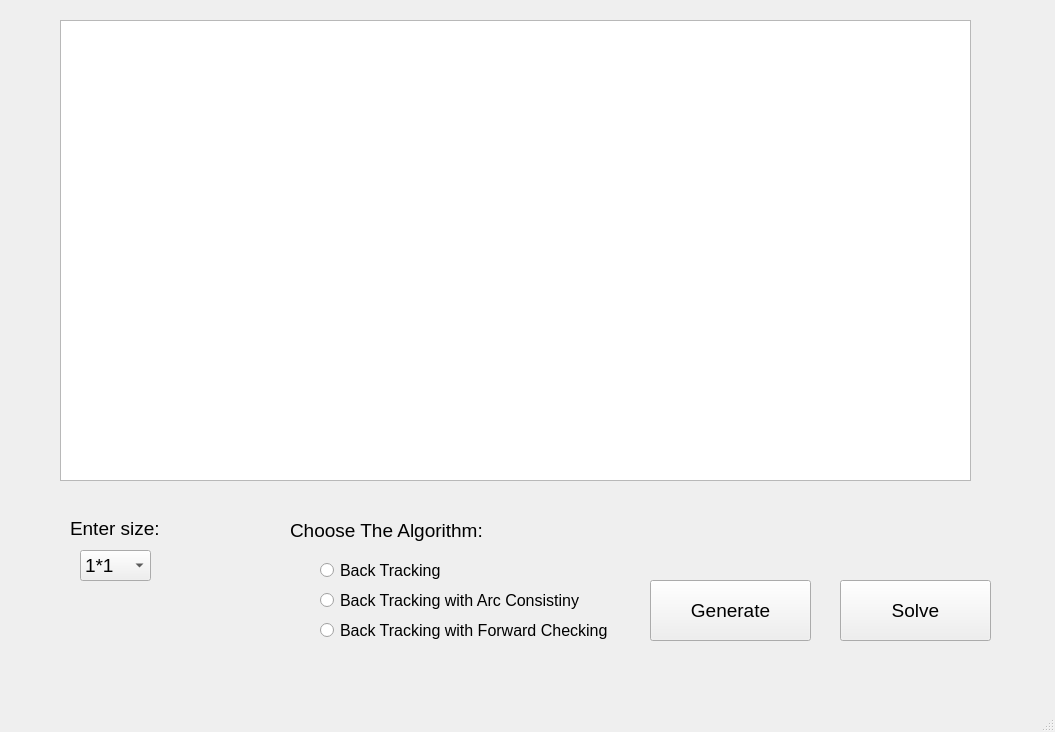
<?xml version="1.0" encoding="UTF-8"?>
<ui version="4.0">
 <class>MainWindow</class>
 <widget class="QMainWindow" name="MainWindow">
  <property name="geometry">
   <rect>
    <x>0</x>
    <y>0</y>
    <width>1055</width>
    <height>732</height>
   </rect>
  </property>
  <property name="sizePolicy">
   <sizepolicy hsizetype="Preferred" vsizetype="Preferred">
    <horstretch>0</horstretch>
    <verstretch>0</verstretch>
   </sizepolicy>
  </property>
  <property name="windowTitle">
   <string>Kenken Solver</string>
  </property>
  <property name="windowIcon">
   <iconset resource="resourses.qrc">
    <normaloff>:/icon/download.jpg</normaloff>:/icon/download.jpg</iconset>
  </property>
  <widget class="QWidget" name="centralwidget">
   <widget class="QPushButton" name="pushButton_2">
    <property name="geometry">
     <rect>
      <x>650</x>
      <y>580</y>
      <width>161</width>
      <height>61</height>
     </rect>
    </property>
    <property name="font">
     <font>
      <pointsize>14</pointsize>
     </font>
    </property>
    <property name="text">
     <string>Generate</string>
    </property>
   </widget>
   <widget class="QPushButton" name="pushButton_3">
    <property name="geometry">
     <rect>
      <x>840</x>
      <y>580</y>
      <width>151</width>
      <height>61</height>
     </rect>
    </property>
    <property name="font">
     <font>
      <pointsize>14</pointsize>
     </font>
    </property>
    <property name="text">
     <string>Solve</string>
    </property>
   </widget>
   <widget class="QRadioButton" name="radioButton">
    <property name="geometry">
     <rect>
      <x>320</x>
      <y>560</y>
      <width>181</width>
      <height>21</height>
     </rect>
    </property>
    <property name="font">
     <font>
      <pointsize>12</pointsize>
     </font>
    </property>
    <property name="text">
     <string>Back Tracking</string>
    </property>
   </widget>
   <widget class="QRadioButton" name="radioButton_2">
    <property name="geometry">
     <rect>
      <x>320</x>
      <y>590</y>
      <width>271</width>
      <height>21</height>
     </rect>
    </property>
    <property name="font">
     <font>
      <pointsize>12</pointsize>
     </font>
    </property>
    <property name="text">
     <string>Back Tracking with Arc Consistiny</string>
    </property>
   </widget>
   <widget class="QRadioButton" name="radioButton_3">
    <property name="geometry">
     <rect>
      <x>320</x>
      <y>620</y>
      <width>301</width>
      <height>21</height>
     </rect>
    </property>
    <property name="font">
     <font>
      <pointsize>12</pointsize>
     </font>
    </property>
    <property name="text">
     <string>Back Tracking with Forward Checking</string>
    </property>
   </widget>
   <widget class="QLabel" name="label_2">
    <property name="geometry">
     <rect>
      <x>70</x>
      <y>520</y>
      <width>111</width>
      <height>16</height>
     </rect>
    </property>
    <property name="font">
     <font>
      <pointsize>14</pointsize>
     </font>
    </property>
    <property name="text">
     <string>Enter size:</string>
    </property>
   </widget>
   <widget class="QComboBox" name="comboBox">
    <property name="geometry">
     <rect>
      <x>80</x>
      <y>550</y>
      <width>71</width>
      <height>31</height>
     </rect>
    </property>
    <property name="font">
     <font>
      <pointsize>14</pointsize>
     </font>
    </property>
    <item>
     <property name="text">
      <string>1*1</string>
     </property>
    </item>
    <item>
     <property name="text">
      <string>2*2</string>
     </property>
    </item>
    <item>
     <property name="text">
      <string>3*3</string>
     </property>
    </item>
    <item>
     <property name="text">
      <string>4*4</string>
     </property>
    </item>
    <item>
     <property name="text">
      <string>5*5</string>
     </property>
    </item>
    <item>
     <property name="text">
      <string>6*6</string>
     </property>
    </item>
    <item>
     <property name="text">
      <string>7*7</string>
     </property>
    </item>
    <item>
     <property name="text">
      <string>8*8</string>
     </property>
    </item>
    <item>
     <property name="text">
      <string>9*9</string>
     </property>
    </item>
   </widget>
   <widget class="QTableWidget" name="tableWidget">
    <property name="geometry">
     <rect>
      <x>60</x>
      <y>20</y>
      <width>911</width>
      <height>461</height>
     </rect>
    </property>
   </widget>
   <widget class="QLabel" name="label">
    <property name="geometry">
     <rect>
      <x>290</x>
      <y>510</y>
      <width>241</width>
      <height>41</height>
     </rect>
    </property>
    <property name="font">
     <font>
      <pointsize>14</pointsize>
     </font>
    </property>
    <property name="text">
     <string>Choose The Algorithm:</string>
    </property>
   </widget>
  </widget>
  <widget class="QMenuBar" name="menubar">
   <property name="geometry">
    <rect>
     <x>0</x>
     <y>0</y>
     <width>1055</width>
     <height>22</height>
    </rect>
   </property>
  </widget>
  <widget class="QStatusBar" name="statusbar"/>
 </widget>
 <resources>
  <include location="resourses.qrc"/>
 </resources>
 <connections/>
</ui>
